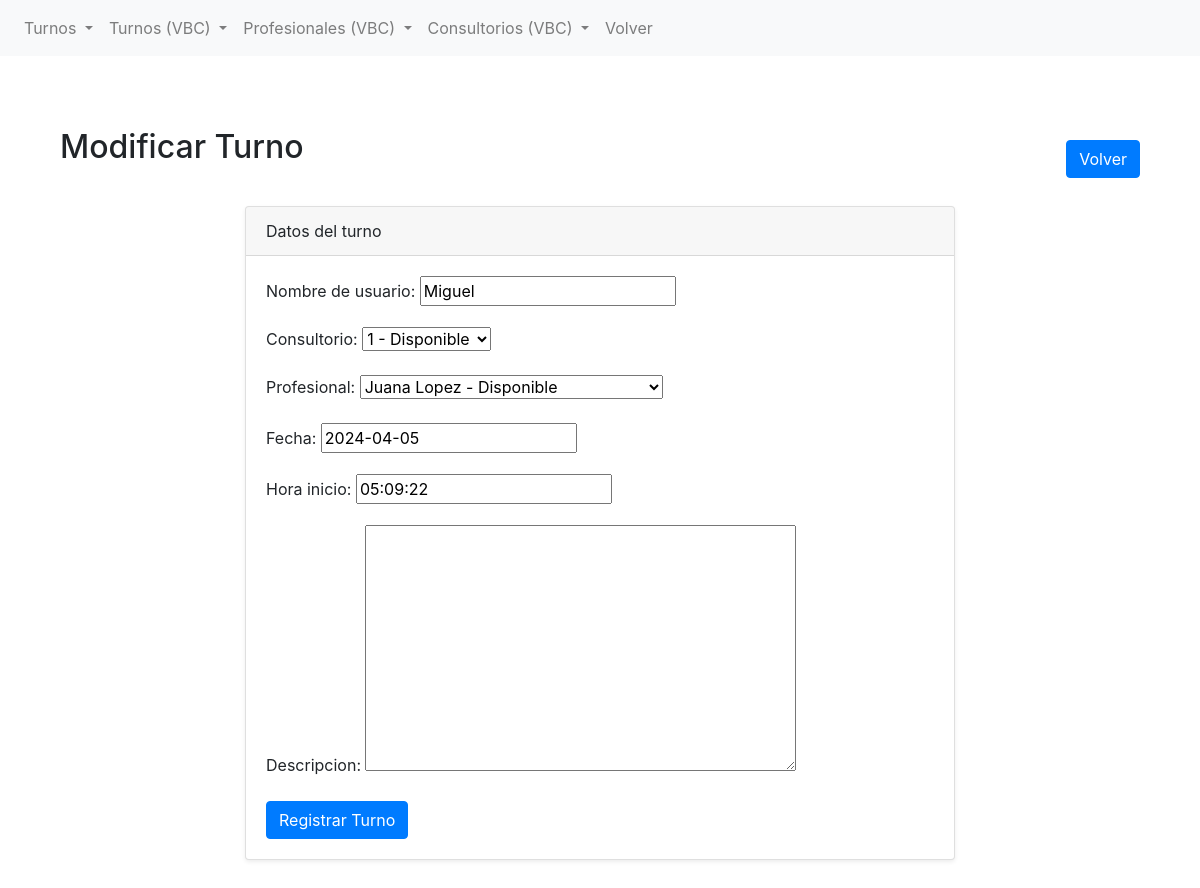
The page /reserva_turnos/vbc/turnos/6/update/ on the database its author committed.
### reserva_turnos/models.py (models this page shows, shortened)
class Turnos(models.Model):
    nombre_de_usuario = models.CharField(max_length=50)
    consultorio = models.ForeignKey(Consultorio, on_delete=models.CASCADE, related_name='reservas')
    profesional = models.ForeignKey(Profesional, on_delete=models.CASCADE, default = True)
    fecha = models.DateField(default=timezone.now)
    hora_inicio = models.TimeField(default=timezone.now)
    hora_fin = models.TimeField(default=timezone.now)
    descripcion = models.TextField(blank=True, null=True)

### reserva_turnos/views.py (the view)
# urls.py: path("vbc/turnos/<int:pk>/update/", TurnosUpdateView.as_view(), name='vbc_turnos_update'),
class TurnosUpdateView(UpdateView):
    model = Turnos
    template_name = 'reserva_turnos/vbc/turnos_create.html'
    fields = ['nombre_de_usuario', 'consultorio', 'profesional', 'fecha', 'hora_inicio', 'descripcion']
    context_object_name = 'turno'
    success_url = reverse_lazy('vbc_turnos_list')

### reserva_turnos/models.py (called while the page is built)
    def __str__(self):
        return f"{self.nombre} - {'Disponible' if self.disponible else 'No Disponible'} "

    def __str__(self):
        return f"{self.nombre} - {'Disponible' if self.disponible else 'No Disponible'} "

### reserva_turnos/templates/reserva_turnos/vbc/turnos_create.html (shortened to what this page needs)
{% extends 'reserva_turnos/base.html' %}
{% block content %}
<section class="py-5">
    <div class="container">
        <div class="d-flex justify-content-between align-items-center mb-3">
            <h2 class="mb-4">{% if object %}Modificar Turno {{ object.nombre }}{% else %}Crear Turno{% endif %}</h2>
            <a href="{% url 'vbc_turnos_list' %}" class="btn btn-primary">Volver</a>
        </div>
        <div class="row">
            <div class="col-lg-8 mx-auto">
                <div class="card shadow-sm">
                    <div class="card-header">
                        Datos del turno
                    </div>
                    <div class="card-body">
                        <form method="POST" action="{% url "vbc_turnos_create" %}">
                            {{ form.as_p }}
                            <button type="buscar" class="btn btn-primary">Registrar Turno</button>
                        </form>
                    </div>
                </div>
            </div>
        </div>
    </div>
</section>
{% endblock %}

### rows shown on the page
Turnos: nombre_de_usuario "Miguel", consultorio "1 - Disponible", profesional "Juana Lopez - Disponible", fecha "2024-04-05", hora_inicio "05:09:22"
